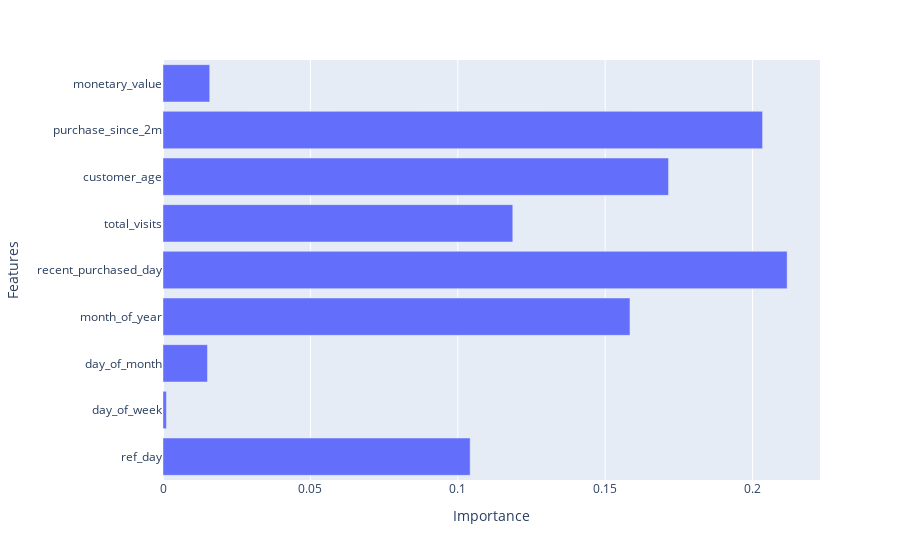

The notebook cell this image was saved under:
### Code cell
#plot the input feature importance
fig=px.bar(x=x.values(),y=x.keys(),orientation='h')
fig.update_layout(
    xaxis_title="Importance",
    yaxis_title="Features"
)
fig.show()

### Figure 1 — Plotly figure (JSON) as saved in the notebook; plotly's stock layout.template omitted (floating-point values rounded to 4 significant figures)
{"data": [{"alignmentgroup": "True", "hovertemplate": "x=%{x}<br>y=%{y}<extra></extra>", "legendgroup": "", "marker": {"color": "#636efa", "pattern": {"shape": ""}}, "name": "", "offsetgroup": "", "orientation": "h", "showlegend": false, "textposition": "auto", "type": "bar", "x": [0.1042, 0.001162, 0.01509, 0.1584, 0.2117, 0.1187, 0.1715, 0.2034, 0.01585], "xaxis": "x", "y": ["ref_day", "day_of_week", "day_of_month", "month_of_year", "recent_purchased_day", "total_visits", "customer_age", "purchase_since_2m", "monetary_value"], "yaxis": "y"}], "layout": {"barmode": "relative", "legend": {"tracegroupgap": 0}, "margin": {"t": 60}, "xaxis": {"anchor": "y", "domain": [0, 1], "title": {"text": "Importance"}}, "yaxis": {"anchor": "x", "domain": [0, 1], "title": {"text": "Features"}}}}
